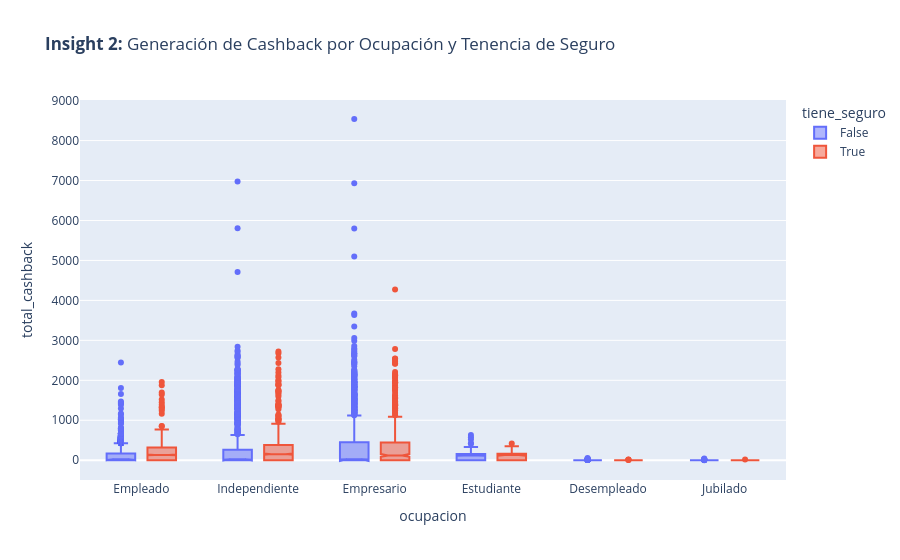

Write notebook code for a chart like this one.
### Code cell
fig2 = px.box(master_df, 
             x="ocupacion", 
             y="total_cashback", 
             color="tiene_seguro",
             title="<b>Insight 2:</b> Generación de Cashback por Ocupación y Tenencia de Seguro",
             notched=True)
fig2.update_layout(xaxis={'categoryorder':'total descending'})
fig2.show()

### Figure 1 — Plotly figure (JSON) as saved in the notebook; plotly's stock layout.template omitted (floating-point values rounded to 4 significant figures; data arrays with more than 128 entries replaced by an {"elided": "..."} marker saying what was removed)
{"data": [{"alignmentgroup": "True", "hovertemplate": "tiene_seguro=False<br>ocupacion=%{x}<br>total_cashback=%{y}<extra></extra>", "legendgroup": "False", "marker": {"color": "#636efa"}, "name": "False", "notched": true, "offsetgroup": "False", "orientation": "v", "showlegend": true, "type": "box", "x": {"elided": "10883 str values"}, "x0": " ", "xaxis": "x", "y": {"elided": "10883 float values"}, "y0": " ", "yaxis": "y"}, {"alignmentgroup": "True", "hovertemplate": "tiene_seguro=True<br>ocupacion=%{x}<br>total_cashback=%{y}<extra></extra>", "legendgroup": "True", "marker": {"color": "#EF553B"}, "name": "True", "notched": true, "offsetgroup": "True", "orientation": "v", "showlegend": true, "type": "box", "x": {"elided": "4142 str values"}, "x0": " ", "xaxis": "x", "y": {"elided": "4142 float values"}, "y0": " ", "yaxis": "y"}], "layout": {"boxmode": "group", "legend": {"title": {"text": "tiene_seguro"}, "tracegroupgap": 0}, "title": {"text": "<b>Insight 2:</b> Generación de Cashback por Ocupación y Tenencia de Seguro"}, "xaxis": {"anchor": "y", "categoryorder": "total descending", "domain": [0, 1], "title": {"text": "ocupacion"}}, "yaxis": {"anchor": "x", "domain": [0, 1], "title": {"text": "total_cashback"}}}}
